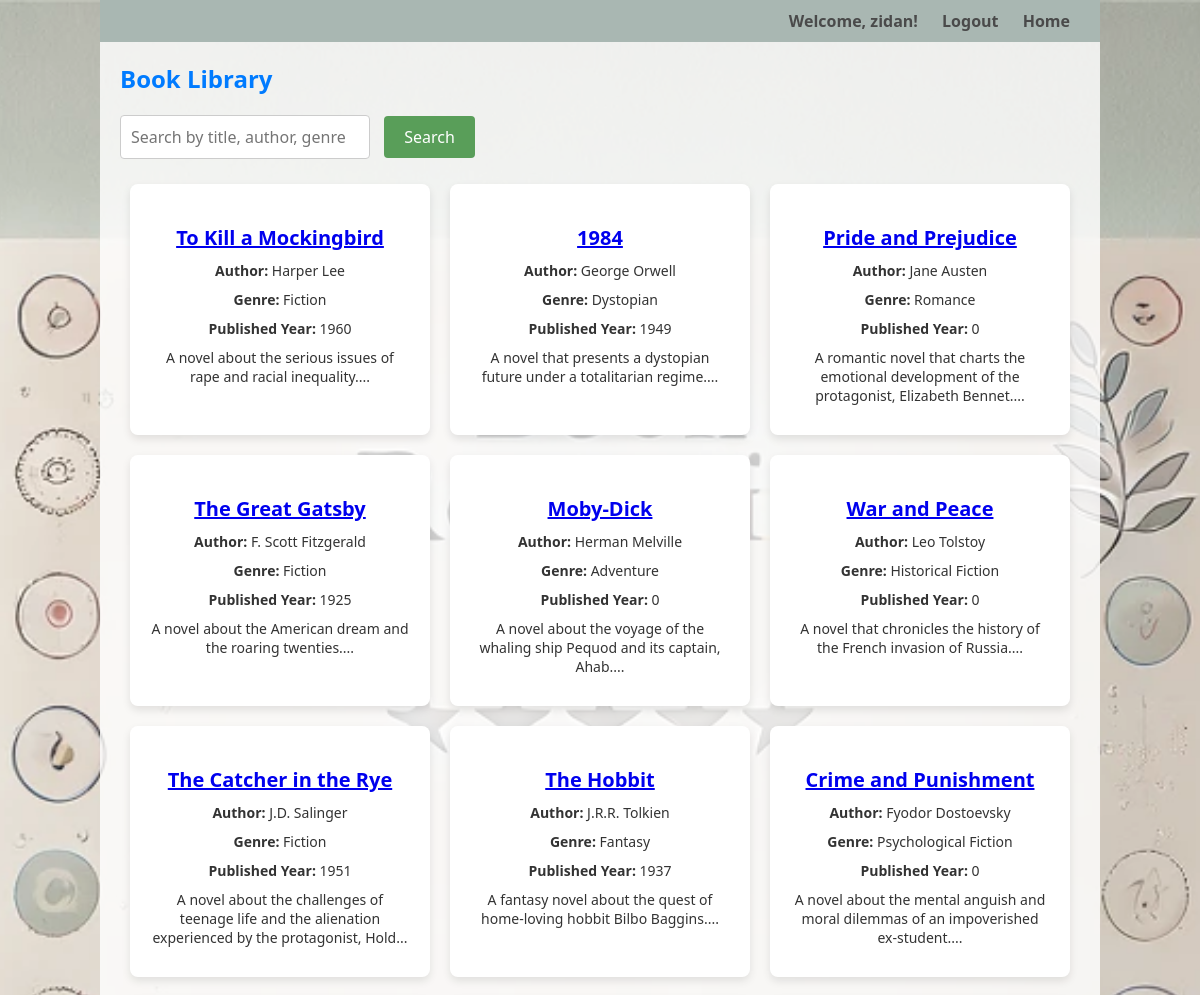
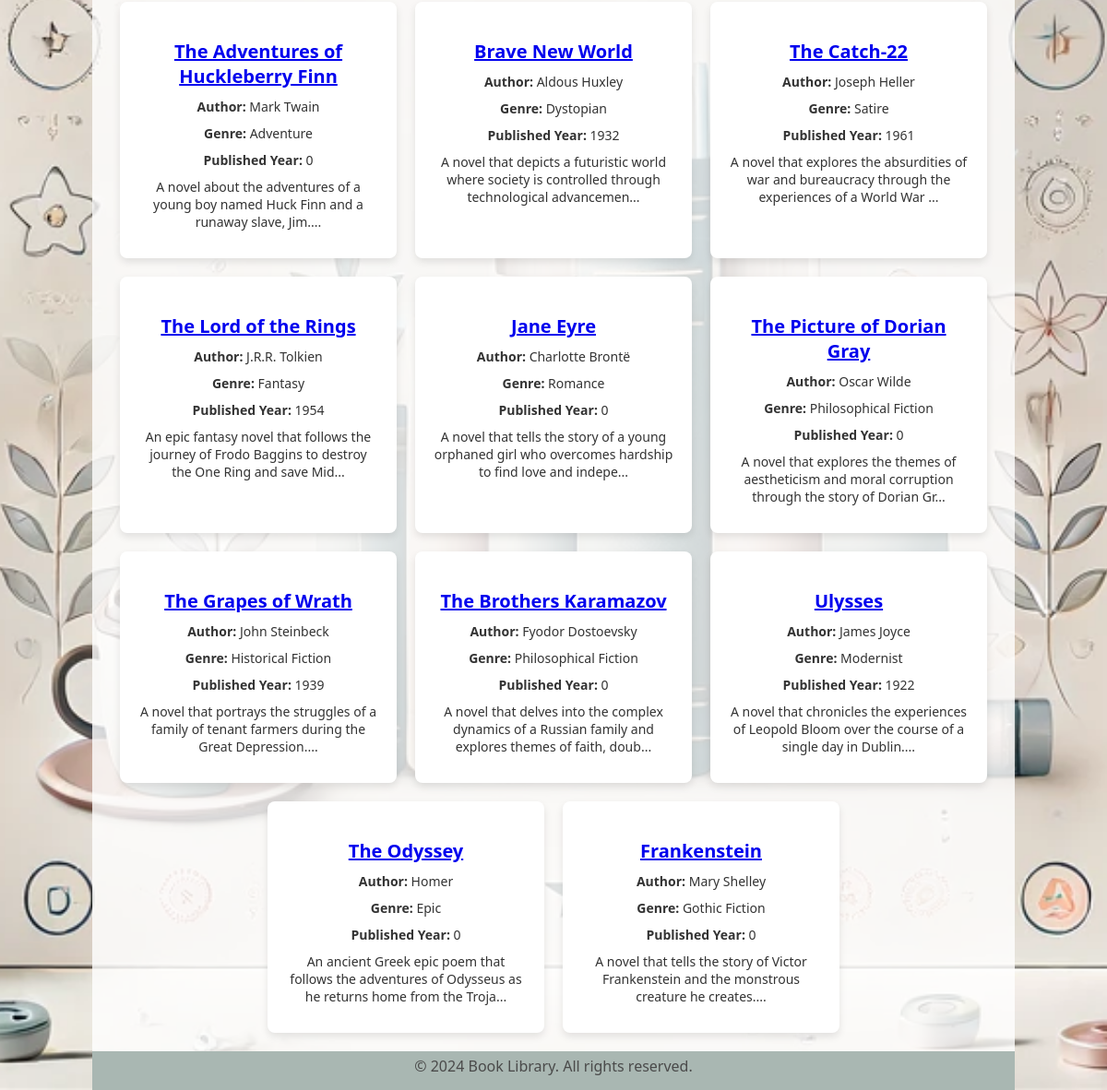
/index.php (signed in), run on the app's committed database (2 pictures, top to bottom).
### tables this page shows
CREATE TABLE `books` (
  `id` int(11) NOT NULL,
  `title` varchar(255) NOT NULL,
  `author` varchar(255) NOT NULL,
  `genre` varchar(255) NOT NULL,
  `published_year` year(4) NOT NULL,
  `summary` text NOT NULL,
  `created_at` timestamp NOT NULL DEFAULT current_timestamp()
);

### src/Controller/BookController.php (called while the page is built, shortened)
<?php
require __DIR__ . '/../../config/database.php';
class BookController
{
    public function getAllBooks()
    {
        global $pdo;
        try {
            $stmt = $pdo->query('SELECT * FROM books');
            $results = $stmt->fetchAll();
            return $results;
        } catch (PDOException $e) {
            BookLogger::logError($e);
            ShowError::show404Page();
        }
    }
}

### public/index.php (the view, shortened to what this page needs)
<?php
require '../src/Controller/BookController.php';
$bookController = new BookController();
$books = [];
if (isset($_GET['search'])) {
    $searchQuery = $_GET['search'];
    $books = $bookController->searchBooks($searchQuery);
} else {
    $books = $bookController->getAllBooks();
}
?>
<!DOCTYPE html>
<html lang="en">
<head>
    <link rel="stylesheet" href="../assets/css/style.css">
</head>
<body>
    <?php include '../templates/header.php'; ?>
    <div class="container">
        <h1>Book Library</h1>
        <form method="GET" action="index.php" class="search-form">
            <input type="text" name="search" placeholder="Search by title, author, genre">
            <button type="submit">Search</button>
        </form>
        <div class="book-list">
            <?php if (empty($books)): ?>
                <p class="no-books-found">Book not found!!</p>
            <?php else: ?>
                <?php foreach ($books as $book): ?>
                    <div class="book-item">
                        <h2><a href="book.php?id=<?php echo htmlspecialchars($book['id']); ?>"><?php echo htmlspecialchars($book['title']); ?></a></h2>
                        <p><strong>Author:</strong> <?php echo htmlspecialchars($book['author']); ?></p>
                        <p><strong>Genre:</strong> <?php echo htmlspecialchars($book['genre']); ?></p>
                        <p><strong>Published Year:</strong> <?php echo htmlspecialchars($book['published_year']); ?></p>
                        <p><?php echo htmlspecialchars(substr($book['summary'], 0, 100)) . '...'; ?></p>
                    </div>
                <?php endforeach; ?>
            <?php endif; ?>
        </div>
    </div>
    <?php include '../templates/footer.php'; ?>
</body>
</html>

### assets/css/style.css (style rules this page uses)
* { margin: 0; padding: 0; box-sizing: border-box; font-family: 'Segoe UI', Tahoma, Geneva, Verdana, sans-serif; }
html, body { height: 100%; }
body { background: url('../images/background.png') no-repeat center center fixed; background-size: cover; display: flex; flex-direction: column; color: #333; }
.container { background-color: rgba(255, 255, 255, 0.8); width: 100%; max-width: 1000px; padding: 20px; margin: 0 auto; flex: 1; justify-content: center; }
h1 { margin-bottom: 20px; font-size: 24px; color: #007bff; }
h2 { margin-top: 20px; font-size: 20px; color: #007bff; }
p { font-size: 16px; margin-bottom: 10px; }
input[type="text"], input[type="password"], input[type="email"], input[type="number"], textarea { padding: 10px; margin-bottom: 20px; border: 1px solid #ccc; border-radius: 4px; font-size: 16px; width: 100%; transition: border-color 0.3s ease; }
button { padding: 10px; background: #007bff; color: white; border: none; border-radius: 4px; font-size: 16px; cursor: pointer; transition: background 0.3s ease; }
.book-list { display: flex; flex-wrap: wrap; gap: 20px; justify-content: center; }
.book-item { background: white; padding: 20px; border-radius: 8px; box-shadow: 0 4px 8px rgba(0, 0, 0, 0.1); max-width: 300px; width: 100%; text-align: center; }
.book-item h2 { margin-bottom: 10px; font-size: 20px; color: #007bff; }
.book-item p { margin-bottom: 10px; font-size: 14px; }
.search-form { margin-bottom: 5px; }
.search-form input[type="text"] { padding: 10px; border: 1px solid #ccc; border-radius: 4px; font-size: 16px; width: 250px; margin-right: 10px; box-sizing: border-box; }
.search-form button { padding: 10px 20px; border: none; border-radius: 4px; background-color: #599e59; color: white; font-size: 16px; cursor: pointer; transition: background-color 0.3s ease; }

### data on the page
books: title "To Kill a Mockingbird", author "Harper Lee", genre "Fiction", published_year "1960", summary "A novel about the serious issues of rape and racial inequality."
books: title "1984", author "George Orwell", genre "Dystopian", published_year "1949", summary "A novel that presents a dystopian future under a totalitarian regime."
books: title "Pride and Prejudice", author "Jane Austen", genre "Romance", published_year "0", summary "A romantic novel that charts the emotional development of the protagonist, Elizabeth Bennet."
books: title "The Great Gatsby", author "F. Scott Fitzgerald", genre "Fiction", published_year "1925", summary "A novel about the American dream and the roaring twenties."
books: title "Moby-Dick", author "Herman Melville", genre "Adventure", published_year "0", summary "A novel about the voyage of the whaling ship Pequod and its captain, Ahab."
books: title "War and Peace", author "Leo Tolstoy", genre "Historical Fiction", published_year "0", summary "A novel that chronicles the history of the French invasion of Russia."
books: title "The Catcher in the Rye", author "J.D. Salinger", genre "Fiction", published_year "1951", summary "A novel about the challenges of teenage life and the alienation experienced by the protagonist, Hold"
books: title "The Hobbit", author "J.R.R. Tolkien", genre "Fantasy", published_year "1937", summary "A fantasy novel about the quest of home-loving hobbit Bilbo Baggins."
books: title "Crime and Punishment", author "Fyodor Dostoevsky", genre "Psychological Fiction", published_year "0", summary "A novel about the mental anguish and moral dilemmas of an impoverished ex-student."
books: title "The Adventures of Huckleberry Finn", author "Mark Twain", genre "Adventure", published_year "0", summary "A novel about the adventures of a young boy named Huck Finn and a runaway slave, Jim."
books: title "Brave New World", author "Aldous Huxley", genre "Dystopian", published_year "1932", summary "A novel that depicts a futuristic world where society is controlled through technological advancemen"
books: title "The Catch-22", author "Joseph Heller", genre "Satire", published_year "1961", summary "A novel that explores the absurdities of war and bureaucracy through the experiences of a World War"
books: title "The Lord of the Rings", author "J.R.R. Tolkien", genre "Fantasy", published_year "1954", summary "An epic fantasy novel that follows the journey of Frodo Baggins to destroy the One Ring and save Mid"
books: title "Jane Eyre", author "Charlotte Brontë", genre "Romance", published_year "0", summary "A novel that tells the story of a young orphaned girl who overcomes hardship to find love and indepe"
books: title "The Picture of Dorian Gray", author "Oscar Wilde", genre "Philosophical Fiction", published_year "0", summary "A novel that explores the themes of aestheticism and moral corruption through the story of Dorian Gr"
books: title "The Grapes of Wrath", author "John Steinbeck", genre "Historical Fiction", published_year "1939", summary "A novel that portrays the struggles of a family of tenant farmers during the Great Depression."
books: title "The Brothers Karamazov", author "Fyodor Dostoevsky", genre "Philosophical Fiction", published_year "0", summary "A novel that delves into the complex dynamics of a Russian family and explores themes of faith, doub"
books: title "Ulysses", author "James Joyce", genre "Modernist", published_year "1922", summary "A novel that chronicles the experiences of Leopold Bloom over the course of a single day in Dublin."
books: title "The Odyssey", author "Homer", genre "Epic", published_year "0", summary "An ancient Greek epic poem that follows the adventures of Odysseus as he returns home from the Troja"
books: title "Frankenstein", author "Mary Shelley", genre "Gothic Fiction", published_year "0", summary "A novel that tells the story of Victor Frankenstein and the monstrous creature he creates."

### other printed values
$_SESSION['username'] "zidan"
